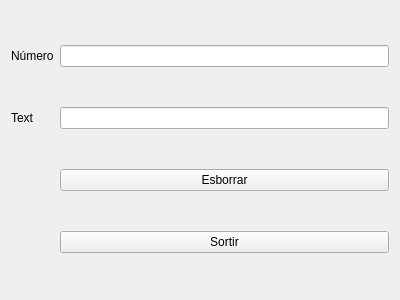
<?xml version="1.0" encoding="UTF-8"?>
<ui version="4.0">
 <class>Form</class>
 <widget class="QWidget" name="Form">
  <property name="geometry">
   <rect>
    <x>0</x>
    <y>0</y>
    <width>400</width>
    <height>300</height>
   </rect>
  </property>
  <property name="palette">
   <palette>
    <active>
     <colorrole role="Text">
      <brush brushstyle="SolidPattern">
       <color alpha="255">
        <red>255</red>
        <green>0</green>
        <blue>0</blue>
       </color>
      </brush>
     </colorrole>
    </active>
    <inactive>
     <colorrole role="Text">
      <brush brushstyle="SolidPattern">
       <color alpha="255">
        <red>255</red>
        <green>0</green>
        <blue>0</blue>
       </color>
      </brush>
     </colorrole>
    </inactive>
    <disabled>
     <colorrole role="Text">
      <brush brushstyle="SolidPattern">
       <color alpha="255">
        <red>172</red>
        <green>174</green>
        <blue>176</blue>
       </color>
      </brush>
     </colorrole>
    </disabled>
   </palette>
  </property>
  <property name="windowTitle">
   <string>Form</string>
  </property>
  <layout class="QGridLayout" name="gridLayout">
   <item row="0" column="0">
    <widget class="QLabel" name="label">
     <property name="text">
      <string>Número</string>
     </property>
    </widget>
   </item>
   <item row="0" column="1">
    <widget class="QLineEdit" name="lineEdit">
     <property name="inputMethodHints">
      <set>Qt::ImhDigitsOnly</set>
     </property>
     <property name="maxLength">
      <number>10</number>
     </property>
    </widget>
   </item>
   <item row="1" column="0">
    <widget class="QLabel" name="label_2">
     <property name="text">
      <string>Text</string>
     </property>
    </widget>
   </item>
   <item row="1" column="1">
    <widget class="QLineEdit" name="lineEdit_2">
     <property name="palette">
      <palette>
       <active>
        <colorrole role="Text">
         <brush brushstyle="SolidPattern">
          <color alpha="255">
           <red>0</red>
           <green>0</green>
           <blue>255</blue>
          </color>
         </brush>
        </colorrole>
       </active>
       <inactive>
        <colorrole role="Text">
         <brush brushstyle="SolidPattern">
          <color alpha="255">
           <red>0</red>
           <green>0</green>
           <blue>255</blue>
          </color>
         </brush>
        </colorrole>
       </inactive>
       <disabled>
        <colorrole role="Text">
         <brush brushstyle="SolidPattern">
          <color alpha="255">
           <red>172</red>
           <green>174</green>
           <blue>176</blue>
          </color>
         </brush>
        </colorrole>
       </disabled>
      </palette>
     </property>
     <property name="inputMethodHints">
      <set>Qt::ImhDialableCharactersOnly</set>
     </property>
     <property name="maxLength">
      <number>10</number>
     </property>
    </widget>
   </item>
   <item row="2" column="1">
    <widget class="QPushButton" name="pushButton">
     <property name="text">
      <string>Esborrar</string>
     </property>
    </widget>
   </item>
   <item row="3" column="1">
    <widget class="QPushButton" name="pushButton_2">
     <property name="text">
      <string>Sortir</string>
     </property>
    </widget>
   </item>
  </layout>
 </widget>
 <resources/>
 <connections>
  <connection>
   <sender>pushButton_2</sender>
   <signal>clicked()</signal>
   <receiver>Form</receiver>
   <slot>close()</slot>
   <hints>
    <hint type="sourcelabel">
     <x>301</x>
     <y>258</y>
    </hint>
    <hint type="destinationlabel">
     <x>306</x>
     <y>348</y>
    </hint>
   </hints>
  </connection>
  <connection>
   <sender>pushButton</sender>
   <signal>clicked()</signal>
   <receiver>lineEdit_2</receiver>
   <slot>clear()</slot>
   <hints>
    <hint type="sourcelabel">
     <x>298</x>
     <y>206</y>
    </hint>
    <hint type="destinationlabel">
     <x>290</x>
     <y>124</y>
    </hint>
   </hints>
  </connection>
  <connection>
   <sender>pushButton</sender>
   <signal>clicked()</signal>
   <receiver>lineEdit</receiver>
   <slot>clear()</slot>
   <hints>
    <hint type="sourcelabel">
     <x>322</x>
     <y>203</y>
    </hint>
    <hint type="destinationlabel">
     <x>333</x>
     <y>65</y>
    </hint>
   </hints>
  </connection>
 </connections>
</ui>
